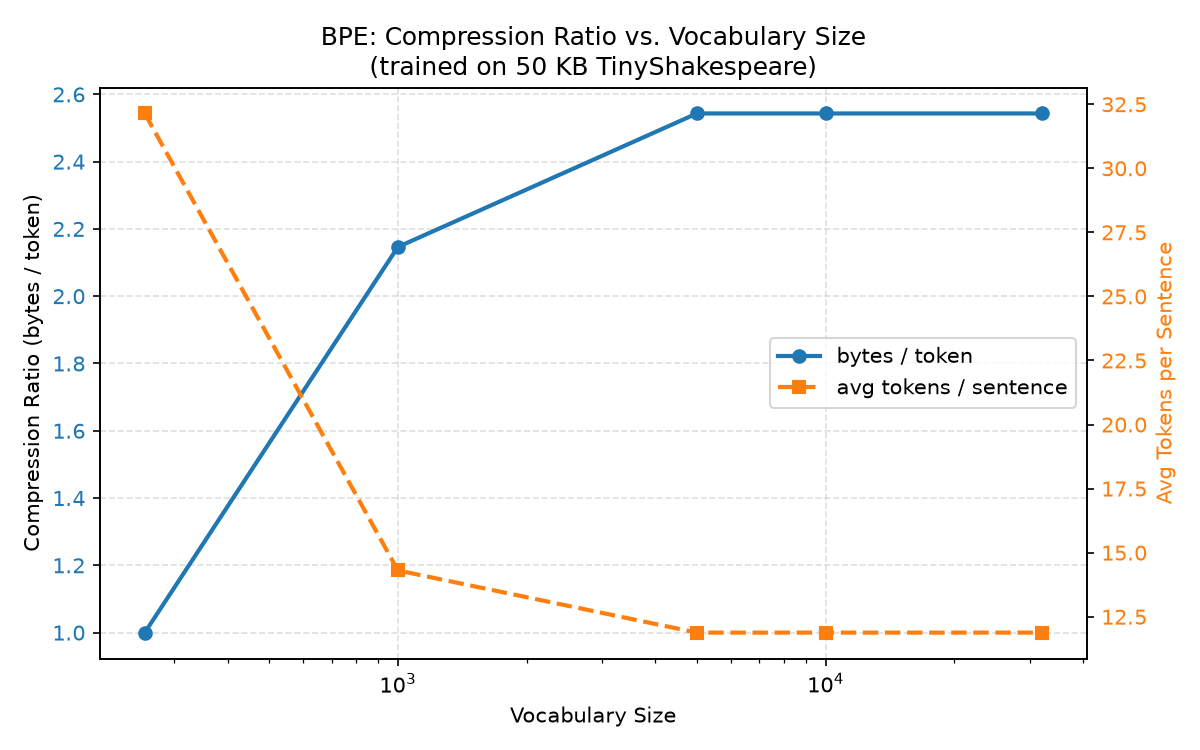

Reproduce this figure in Python.
from pathlib import Path
from collections import Counter
import re
import matplotlib.pyplot as plt

from therapml.bpe import BPETokenizer

VOCAB_SIZES = [256, 1000, 5000, 10_000, 32_000]

corpus = Path("tests/fixtures/tinyshakespeare.txt").read_text(encoding="utf-8")
train = corpus[:50_000]
heldout = corpus[1_000_000:1_020_000]
sentences = [l for l in heldout.splitlines() if l.strip()]
rare = [
    "Supercalifragilisticexpialidocious",
    "antidisestablishmentarianism",
    "Pneumonoultramicroscopic",
]
common = [w for w, _ in Counter(re.findall(r"[a-z]+", train)).most_common(20)]

ratios, avg_toks = [], []
print(f"\n{'V':<8} {'bytes/tok':<12} {'tok/sent':<12} {'rare tok':<12} {'common tok'}")
print("-" * 58)

for v in VOCAB_SIZES:
    tok = BPETokenizer().train(train, v)
    encode = tok.encode

    ratio = len(heldout.encode()) / len(encode(heldout))
    avg_sent = sum(len(encode(s)) for s in sentences) / len(sentences)
    rare_avg = sum(len(encode(" " + w)) for w in rare) / len(rare)
    comm_avg = sum(len(encode(" " + w)) for w in common) / len(common)

    ratios.append(ratio)
    avg_toks.append(avg_sent)
    print(f"{v:<8} {ratio:<12.3f} {avg_sent:<12.2f} {rare_avg:<12.2f} {comm_avg:.2f}")

# dual-axis plot: compression ratio + avg tokens/sentence
fig, ax1 = plt.subplots(figsize=(8, 5))
ax2 = ax1.twinx()

(l1,) = ax1.plot(
    VOCAB_SIZES, ratios, "o-", color="#1f77b4", lw=2, ms=6, label="bytes / token"
)
(l2,) = ax2.plot(
    VOCAB_SIZES,
    avg_toks,
    "s--",
    color="#ff7f0e",
    lw=2,
    ms=6,
    label="avg tokens / sentence",
)

ax1.set(
    xlabel="Vocabulary Size",
    ylabel="Compression Ratio (bytes / token)",
    title="BPE: Compression Ratio vs. Vocabulary Size\n(trained on 50 KB TinyShakespeare)",
    xscale="log",
)
ax2.set_ylabel("Avg Tokens per Sentence", color="#ff7f0e")
ax1.tick_params(axis="y", labelcolor="#1f77b4")
ax2.tick_params(axis="y", labelcolor="#ff7f0e")
ax1.legend(handles=[l1, l2], loc="center right")
ax1.grid(True, linestyle="--", alpha=0.4)

fig.tight_layout()
fig.savefig(Path(__file__).parent / "vocab_size_experiment.png", dpi=150)
plt.close(fig)
print("\nPlot saved → therapml/deliverables/vocab_size_experiment.png")
